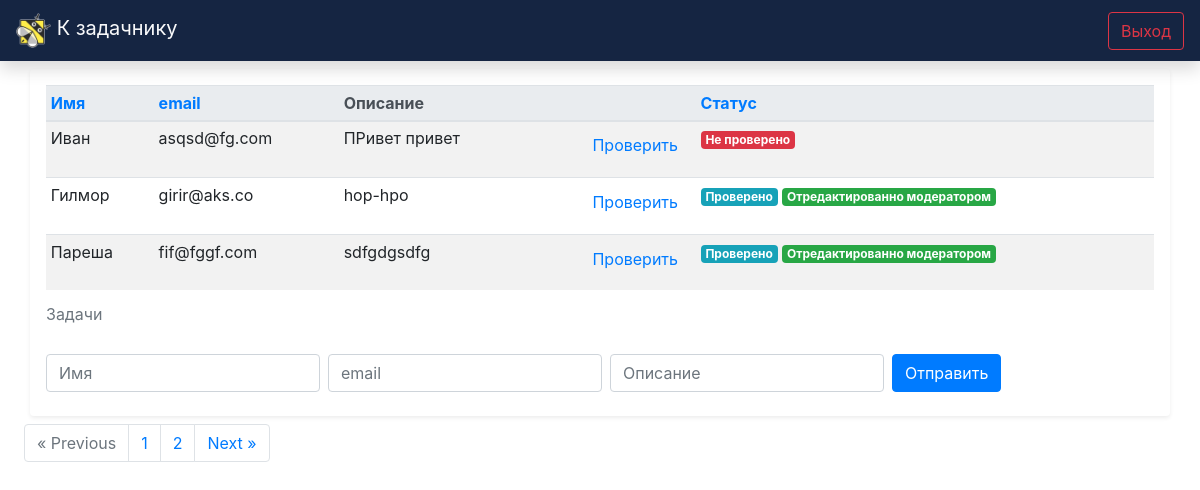
Page /controller/index.php (signed in) on the committed database.
### tables this page shows
CREATE TABLE `tasks` (
  `id` int(11) NOT NULL,
  `name` varchar(64) NOT NULL,
  `email` varchar(64) NOT NULL,
  `description` text NOT NULL,
  `created_at` timestamp NOT NULL DEFAULT CURRENT_TIMESTAMP,
  `updated_at` timestamp NOT NULL DEFAULT CURRENT_TIMESTAMP ON UPDATE CURRENT_TIMESTAMP,
  `completed` tinyint(1) DEFAULT NULL
);

### controller/index.php (called while the page is built, shortened)
<?php
require_once '../view/header.php';
require_once '../model/mysqllogin.php';
	$limit = 3;
	$page = isset($_GET['page']) ? $_GET['page'] : 1;
	$start = ($page - 1) * $limit;
	$result = $conn->query("SELECT * FROM tasks LIMIT $start, $limit");
	$result1 = $conn->query("SELECT count(id) AS id FROM tasks");
	$tasksCount = $result1->fetch_all(MYSQLI_ASSOC);
	$total = $tasksCount[0]['id'];
	$pages = ceil($total / $limit);
	$previous = $page - 1;
	$next = $page + 1;
	$tasks = $result->fetch_all(MYSQLI_ASSOC);
require_once '../view/page.php';
require_once '../view/footer.php'
?>

### view/page.php (the view, shortened to what this page needs)
<div class="container shadow-sm p-3 mb-2 bg-white rounded">
	<table class="table table-sm table-striped">
	    <caption>Задачи</caption>
    	<thead class="thead-light">
        <form method="get" action="index.php">
            <?php $sort == 'DESC' ? $sort = "ASC" : $sort = 'DESC' ?>
    		<tr>
    			<th>
                    <a href="index.php?order=name&&sort=<?= $sort; ?>">
    				    Имя
                    </a>
    			</th>
    			<th>
                    <a href="index.php?order=email&&sort=<?= $sort; ?>">
    				email
                    </a>
    			</th>
    			<th>
    				Описание
    			</th>
    			<th>
                    <a href="index.php?order=completed&&sort=<?= $sort; ?>">
    				Статус
                    </a>
    			</th>
    		</tr>
        </form>
    	</thead>
    	<tbody>
        <?php if(isset($tasks)) : ?>
            <?php foreach($tasks as $task) : ?>
                <tr>
                    <form class="form-inline" action="index.php" method="post">
                    <td>
                        <?= $task['name'] ?>
                    </td>
                    <td>
                        <?= $task['email'] ?>
                    </td>
                        <td>
                        <?= $task['description'] ?>
                        <?php if ($loggedin) : ?>
                                <button type="submit" class="btn mb-2 float-right">
                                    <a href="taskEdit.php?id=<?= $task['id'] ?>">
                                    Проверить
                                    </a>
                                </button>
                        <?php endif; ?>
                    </td>
                    <td>
                        <span class="badge <?= $task['completed'] == true ? 'badge-info' : 'badge-danger'; ?>">
                            <?= $task['completed'] == true ? 'Проверено' : 'Не проверено';?>
                        </span>
                        <?php if($task['created_at'] !== $task['updated_at']) : ?>
                        <span class="badge badge-success">
                            <?= $task['created_at'] !== $task['updated_at'] ? 'Отредактированно модератором' : '' ?>
                        </span>
                        <?php endif; ?>
                    </td>
                    </form>
                </tr>
            <?php endforeach; ?>
        <?php endif; ?>
        </tbody>
    </table>
        <form class="form-inline" action="index.php" method="post">
            <input type="text" class="form-control mb-2 mr-sm-2" id="inlineFormInputName" placeholder="Имя" name="name" required>
            <input type="email" class="form-control mb-2 mr-sm-2" id="inlineFormInputGroupEmail" placeholder="email" name="email" required>
            <input type="text" class="form-control mb-2 mr-sm-2" id="inlineFormInputGroupEmail" placeholder="Описание" name="description" required>
            <button type="submit" class="btn btn-primary mb-2">Отправить</button>
        </form>
</div>
<nav aria-label="Page navigation example" class="ml-4">
    <ul class="pagination">
        <li class="page-item <?= $previous == 0 ? 'disabled' : '' ?>"><a class="page-link" href="index.php?page=<?= $previous; ?>" > &laquo; Previous</a></li>
        <?php for($i = 1; $i <= $pages; $i++) :?>
            <li class="page-item">
                <a class="page-link" href="index.php?page=<?= $i ?>">
                    <?= $i ?>
                </a>
            </li>
        <?php endfor; ?>
        <li class="page-item <?= $next > $pages ? 'disabled' : '' ?>"><a class="page-link" href="index.php?page=<?= $next; ?>">Next
                &raquo;</a></li>
    </ul>
</nav>

### view/header.php (shortened to what this page needs)
<?php
$loggedin = false;
if (isset($_SESSION['admin'])) {
	$loggedin = true;
}
?>
<!DOCTYPE html>
<html lang="en">
	<head>
		<link rel="stylesheet" href="https://stackpath.bootstrapcdn.com/bootstrap/4.3.1/css/bootstrap.min.css">
</head>
<body>
	<nav class="navbar sticky-top navbar-expand-md navbar-light shadow mb-2"  style="background-color:#152542">
	<a class="navbar-brand  text-light" href="index.php">
			<img src="/images/beejee.png" width="35" hight="35" class="rounded d-inline-block align-top" alt="">
		<?php echo "К задачнику"?>
	</a>
	<?php
		require_once '../view/nav_bar.php';
	?>
	</nav>

### view/nav_bar.php (shortened to what this page needs)
<div class="ml-auto">
<?php if ($loggedin):?>
	<a href="logout.php">
		<button class="btn btn-outline-danger">
			Выход
		</button>
	</a>
<?php endif;?>
</div>

### view/footer.php (shortened to what this page needs)
	</body>
</html>

### rows in the picture
tasks: name "Иван", email "asqsd@fg.com", description "ПРивет привет", shows "Не проверено"
tasks: name "Гилмор", email "girir@aks.co", description "hop-hpo", completed "Проверено", shows "Отредактированно модератором"
tasks: name "Пареша", email "fif@fggf.com", description "sdfgdgsdfg", completed "Проверено", shows "Отредактированно модератором"
